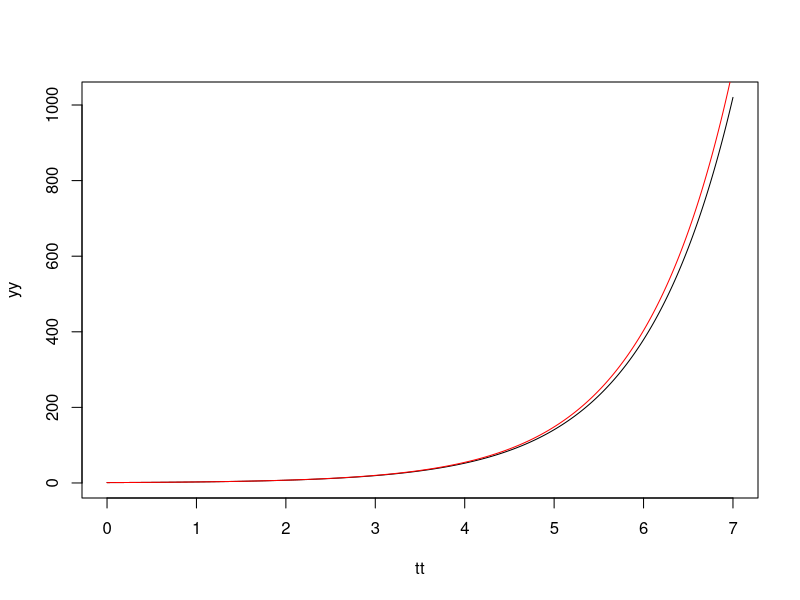

Recreate this plot in R.
Res_Equ_Dif <- function(del1=0, yi=0){
  np = length(yi)
  yf = rep(0, np)

  y1 = yi[np]
print(np)
  yf[1] = y1

  for (i in 2:np){
    y2 = y1 + del1 * yi[i-1]
    yf[i] = y2
    y1 = y2
  }
  res= yf
}

tao = .01
niter = 700

t1 = 0
t2 = tao

del = .001
ni = (t2-t1) / del

t = seq(t1, t2, length.out = ni+1)
yi = rep(1, ni+1)

tt = c()
yy = c()

for (i in 1:niter){
  to = (i-1)*tao + t 
  tt = c(tt, to)
  yi = Res_Equ_Dif(del, yi)
  yy = c(yy, yi)
}

plot (tt, yy, type='l')

yt = exp(tt)

points (tt, yt, type='l', col='red')

